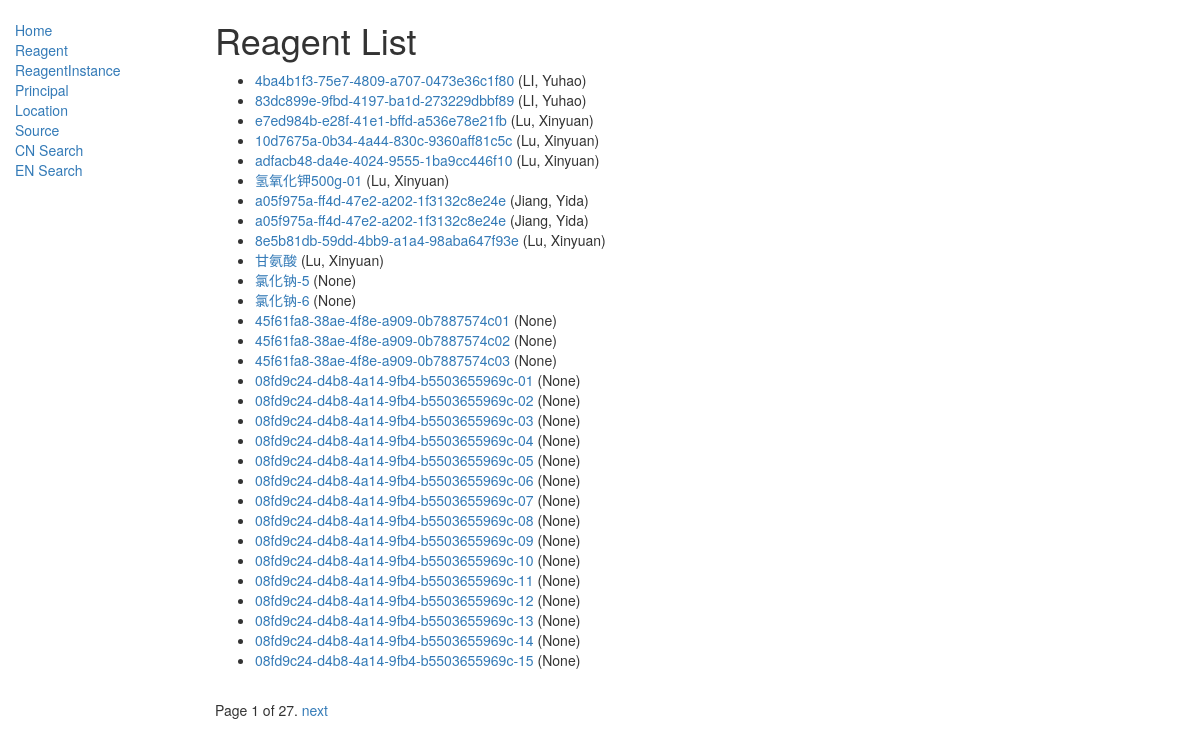
The page /catalog/reagentinstance/ on the database its author committed.
### catalog/models.py (models this page shows, shortened)
class ReagentInstance(models.Model):
    id = models.UUIDField(
        primary_key=True,
        default=uuid.uuid4,
        help_text=
        "Unique ID for this particular reagent across whole database, be careful to change!!"
    )
    reagent = models.ForeignKey('Reagent',
                                on_delete=models.SET_NULL,
                                null=True)
    register_date = models.DateField(null=True,
                                     blank=True,
                                     default=datetime.date.today)
    name = models.CharField(max_length=200,
                            null=True,
                            blank=True,
                            default=id.default,
                            help_text="Change to your favorate name")
    principal = models.ForeignKey('Principal',
                                  on_delete=models.SET_NULL,
                                  null=True,
                                  blank=True)
    location = models.ForeignKey('Location',
                                 on_delete=models.SET_NULL,
                                 null=True)
    STATUS = (
        ('n', 'Never Used'),
        ('o', 'Occupied'),
        ('a', 'Available'),
        ('r', 'Run out'),
    )
    status = models.CharField(max_length=1,
                              choices=STATUS,
                              blank=True,
                              default='o',
                              help_text='Reagent Status')
    note = models.CharField(max_length=1000,
                            help_text="Enter a brief note",
                            null=True,
                            blank=True)
    class Meta:
        ordering = ["-register_date", "name"]
    def get_absolute_url(self):
        return reverse('reagentinstance-detail', args=[str(self.id)])

class Principal(models.Model):
    first_name = models.CharField(max_length=100,
                                  help_text="Enter a First Name (e.g. Chun)")
    last_name = models.CharField(max_length=100,
                                 help_text="Enter a Last Name (e.g. Tang)")
    class Meta:
        ordering = ['last_name', 'first_name']
    def __str__(self):
        return '%s, %s' % (self.last_name, self.first_name)

### catalog/views.py (the view)
class ReagentInstanceListView(generic.ListView):
    model = ReagentInstance
    paginate_by = 30

### catalog/templates/catalog/reagentinstance_list.html
{% extends "base_generic.html" %}
{% block content %}
<h1>Reagent List</h1>
{% if reagentinstance_list %}
<ul>
    {% for reagentinstance in reagentinstance_list %}
    <li>
        <a href="{{ reagentinstance.get_absolute_url }}">{{ reagentinstance.name }}</a> ({{reagentinstance.principal}})
    </li>
    {% endfor %}
</ul>
{% else %}
<p>There are no reagentinstance in the database.</p>
{% endif %}
{% endblock %}

### rows shown on the page
ReagentInstance: name "4ba4b1f3-75e7-4809-a707-0473e36c1f80", principal "LI, Yuhao"
ReagentInstance: name "83dc899e-9fbd-4197-ba1d-273229dbbf89", principal "LI, Yuhao"
ReagentInstance: name "e7ed984b-e28f-41e1-bffd-a536e78e21fb", principal "Lu, Xinyuan"
ReagentInstance: name "10d7675a-0b34-4a44-830c-9360aff81c5c", principal "Lu, Xinyuan"
ReagentInstance: name "adfacb48-da4e-4024-9555-1ba9cc446f10", principal "Lu, Xinyuan"
ReagentInstance: name "氢氧化钾500g-01", principal "Lu, Xinyuan"
ReagentInstance: name "a05f975a-ff4d-47e2-a202-1f3132c8e24e", principal "Jiang, Yida"
ReagentInstance: name "a05f975a-ff4d-47e2-a202-1f3132c8e24e", principal "Jiang, Yida"
ReagentInstance: name "8e5b81db-59dd-4bb9-a1a4-98aba647f93e", principal "Lu, Xinyuan"
ReagentInstance: name "甘氨酸", principal "Lu, Xinyuan"
ReagentInstance: name "氯化钠-5", principal "None"
ReagentInstance: name "氯化钠-6", principal "None"
ReagentInstance: name "45f61fa8-38ae-4f8e-a909-0b7887574c01", principal "None"
ReagentInstance: name "45f61fa8-38ae-4f8e-a909-0b7887574c02", principal "None"
ReagentInstance: name "45f61fa8-38ae-4f8e-a909-0b7887574c03", principal "None"
ReagentInstance: name "08fd9c24-d4b8-4a14-9fb4-b5503655969c-01", principal "None"
ReagentInstance: name "08fd9c24-d4b8-4a14-9fb4-b5503655969c-02", principal "None"
ReagentInstance: name "08fd9c24-d4b8-4a14-9fb4-b5503655969c-03", principal "None"
ReagentInstance: name "08fd9c24-d4b8-4a14-9fb4-b5503655969c-04", principal "None"
ReagentInstance: name "08fd9c24-d4b8-4a14-9fb4-b5503655969c-05", principal "None"
ReagentInstance: name "08fd9c24-d4b8-4a14-9fb4-b5503655969c-06", principal "None"
ReagentInstance: name "08fd9c24-d4b8-4a14-9fb4-b5503655969c-07", principal "None"
ReagentInstance: name "08fd9c24-d4b8-4a14-9fb4-b5503655969c-08", principal "None"
ReagentInstance: name "08fd9c24-d4b8-4a14-9fb4-b5503655969c-09", principal "None"
ReagentInstance: name "08fd9c24-d4b8-4a14-9fb4-b5503655969c-10", principal "None"
ReagentInstance: name "08fd9c24-d4b8-4a14-9fb4-b5503655969c-11", principal "None"
ReagentInstance: name "08fd9c24-d4b8-4a14-9fb4-b5503655969c-12", principal "None"
ReagentInstance: name "08fd9c24-d4b8-4a14-9fb4-b5503655969c-13", principal "None"
ReagentInstance: name "08fd9c24-d4b8-4a14-9fb4-b5503655969c-14", principal "None"
ReagentInstance: name "08fd9c24-d4b8-4a14-9fb4-b5503655969c-15", principal "None"

### other values the page prints
{{ page_obj.number }} "1"
{{ page_obj.paginator.num_pages }} "27"
